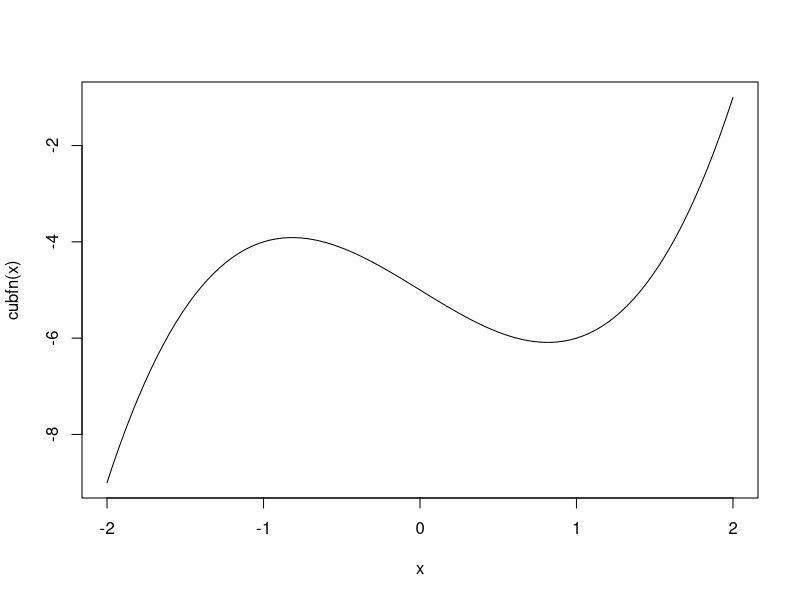

Source code (R):
## ---- chunk 1
knitr::opts_chunk$set(echo = TRUE)
## ??require(bookdown) # language engine to display text??
## ---- chunk 2
 cubfn <- function(x) { x*(x*x-2)-5}
 curve(cubfn, from=-2, to=2)
 res <- optim(par=0.0, fn=cubfn, method="Brent", lower=c(0), upper=c(1))
 cat("Minimum proposed is f(",res$par,")=",res$value,"\n")
## ---- chunk 3
 cubfn <- function(x) { x*(x*x-2)-5}
## curve(cubfn, from=-2, to=2)
cat("The first attempt fails -- see the plot of the function above.\n")
 res <- try(uniroot(f=cubfn, lower=0, upper=1))
 res <- try(uniroot(f=cubfn, lower=-3, upper=3))
 cat("Root proposed is f(",res$root,")=",res$f.root,"\n")
 cat("Tighter tolerance?\n")
 res <- try(uniroot(f=cubfn, lower=-3, upper=3, tol=1e-10))
 cat("Root proposed is f(",res$root,")=",res$f.root,"\n")
